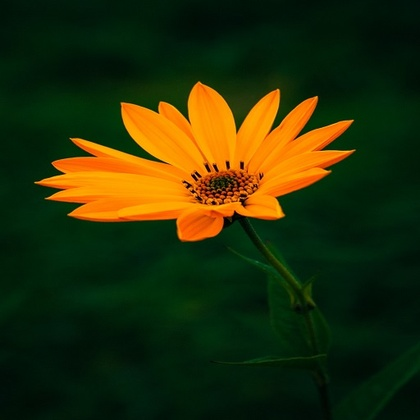
%> input picture OriginalImage.jpg, 420 x 420 px, shrunk from 512 x 512 before the run
$ octave PowervsInverseLogTransform.m   (GNU Octave 9; MATLAB toolbox functions it lacks are replaced by stand-ins)
%> lines starting %> are read from the running program, lines starting %| are printed output that depends on the picture
ColorImage = imread('OriginalImage.jpg');
%> ColorImage is the input picture: size 420x420x3 uint8; mean R, G, B 38.3, 46.6, 9
figure;
imshow(ColorImage,'InitialMagnification','fit');

Grayscale = rgb2gray(ColorImage);
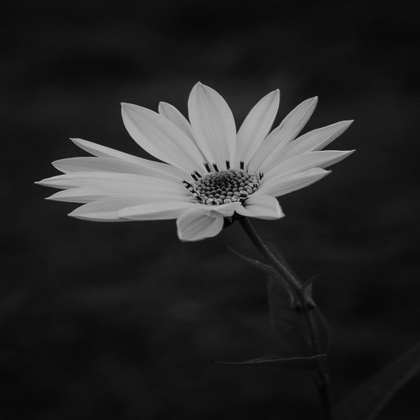
%> Grayscale: size 420x420 uint8; min 1, max 191, mean 39.8
figure;
imshow(Grayscale,'InitialMagnification','fit');

[height, width] = size(Grayscale);
%> height = 420; width = 420
c = 1;
y = 2;

PoweredImage = Grayscale;
for i=1:height
    for j=1:width
        PoweredImage(i, j) = c*Grayscale(i, j)^y;
    end
end
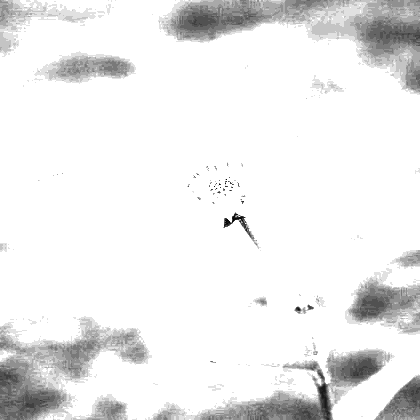
%> PoweredImage: size 420x420 uint8; min 1, max 255, mean 236.1

figure;
imshow(PoweredImage,'InitialMagnification','fit');

InverseLoggedImage = Grayscale;
for i=1:height
    for j=1:width
        InverseLoggedImage(i, j) = 10^(Grayscale(i, j)/c) - 1;
    end
end

figure;
imshow(InverseLoggedImage,'InitialMagnification','fit');
